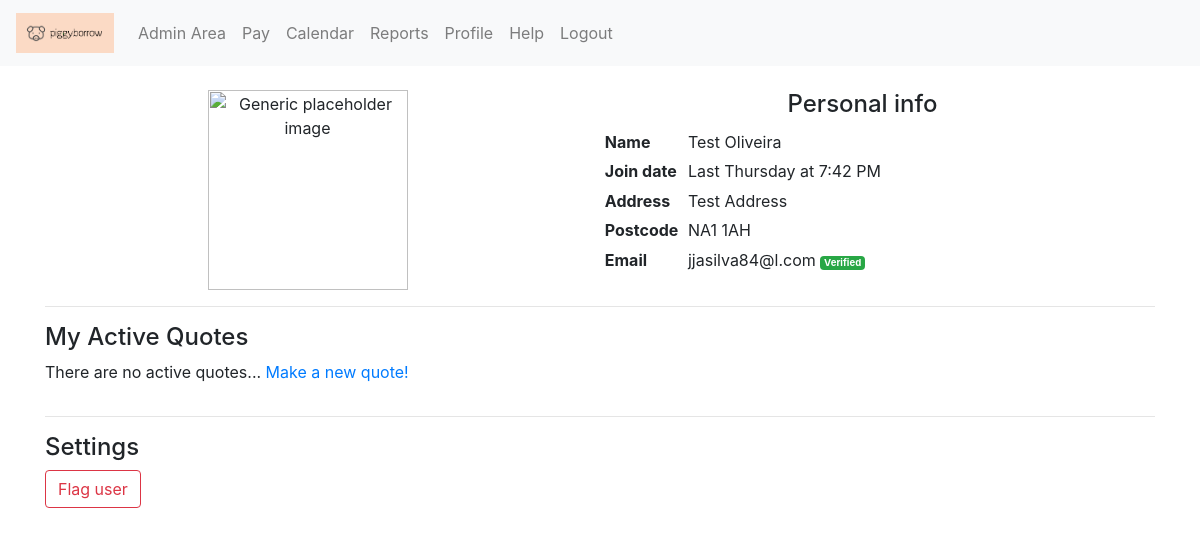
Page /admin/user/2 (signed in) on the earlier database version.
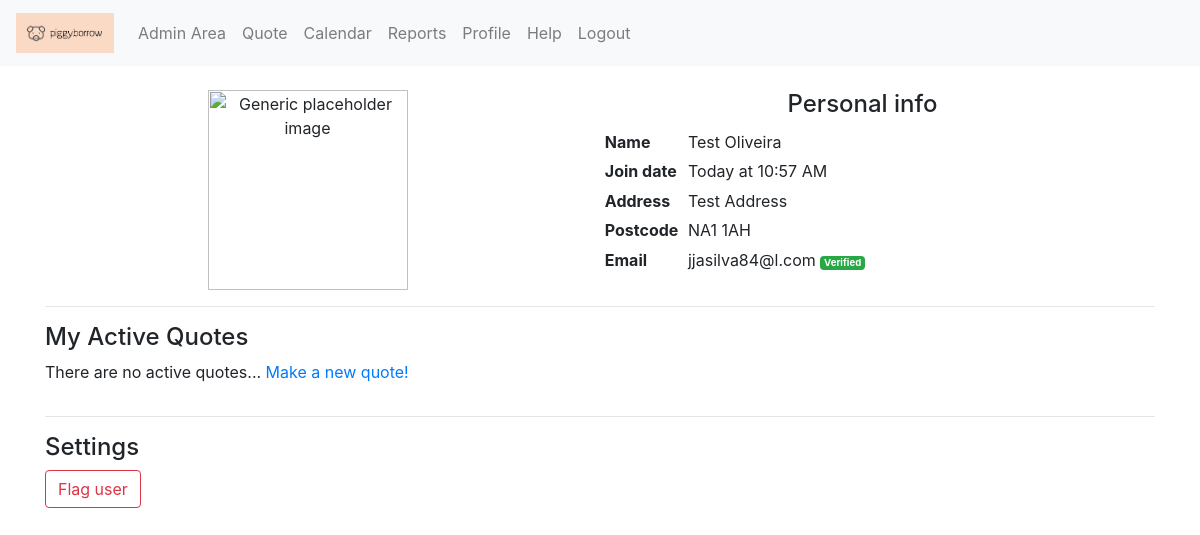
Same page on the later database version.
### myModels.py (models this page shows, shortened)
class User(db.Model, UserMixin):
  __tablename__ = "user"
  id = db.Column(db.Integer, primary_key=True)
  creation_timestamp = db.Column(db.DateTime(), default=datetime.now())
  name = db.Column(db.String(30), nullable=False)
  surname = db.Column(db.String(30) ,nullable=False)
  address = db.Column(db.String(20), nullable=False)
  postcode = db.Column(db.String(20), nullable=False)
  email = db.Column(db.String(20), unique=True, nullable=False)
  password = db.Column(db.String(85), nullable=False)
  quotes = db.relationship('Quote', backref='user', lazy=True)
  verified_user = db.Column(db.Boolean, default=False)
  is_admin = db.Column(db.Boolean, default=False)
  rates = db.relationship('Rate', backref='user', lazy=True)
  payments = db.relationship('Payment', backref='user', lazy=True)
  messages = db.relationship('Message', backref='user', lazy=True)
  def can_borrow(self):
    for quote in self.quotes:
      if quote.is_active():
        return False
    return True

### app.py (the view)
@app.route('/admin/user/<user_id>', methods=['GET'])
@login_required
def admin_user(user_id):
  if not current_user.is_admin:
    flash('This is a protected route for our admins. This attempt has been recorded.', 'info')
    return redirect(url_for('login'))
  user = User.query.get(user_id)
  if not user:
    flash('That user id is not valid.','info')
    return redirect(url_for('admin_users'))
  active_quotes = [i for i in user.quotes if i.is_active()]
  return render_template('protected/admin/admin_user.html', user=user, active_quotes=active_quotes)

### app.py (called while the page is built)
@login_manager.user_loader
def load_user(user_id):
  return User.query.get(int(user_id))

### myModels.py (called while the page is built)
  def get_status(self):
    return Status.query.get(self.status_id)

  def is_active(self):
    return self.get_status().name in ['In review', 'Approved', 'Monies Released', 'Quote sent']

### templates/protected/admin/admin_user.html (shortened to what this page needs)
{% extends "layout.html" %}
{% import "bootstrap/wtf.html" as wtf %}
{% block body %}
<div class="container">
  <div class="row text-center">
    <div class="col">
      <img src="https://imagesvc.timeincapp.com/v3/mm/image?url=https%3A%2F%2Ffortunedotcom.files.wordpress.com%2F2019%2F01%2Fboo.jpg&w=800&q=85" alt="Generic placeholder image" width="200">
    </div>
    <div class="col">
      <h4>Personal info</h4>
      <table class="table-sm table-borderless">
        <tbody>
          <tr>
            <td><strong>Name</strong></td>
            <td>{{ user.name }} {{ user.surname }} {% if user.is_admin %}<small><span class="badge badge-secondary">Admin</span>{% endif %}</small></td>
          </tr>
          <tr>
            <td><strong>Join date</strong></td>
            <td>{{ moment(user.creation_timestamp).calendar() }}</td>
          </tr>
          <tr>
            <td><strong>Address</strong></td>
            <td>{{ user.address }}</td>
          </tr>
          <tr>
            <td><strong>Postcode</strong></td>
            <td>{{ user.postcode }}</td>
          </tr>
          <tr>
            <td><strong>Email</strong></td>
            <td>{{ user.email }}{% if user.verified_user %}
                <small><span class="badge badge-success">Verified</span></small>
            {% endif %}</td>
          </tr>
        </tbody>
      </table>
    </div>
  </div>
  <hr>
  <div class="row">
    <div class="col">
      <h4>My Active Quotes</h4>
      {% if not active_quotes %}
        <p>There are no active quotes... <a href="{{ url_for('quotation') }}">Make a new quote!</a></p>
      {% endif %}
    </div>
  </div>
  <hr>
  <div class="row">
    <div class="col">
      <h4>Settings</h4>
      <a href="#" class="btn btn-outline-danger">Flag user</a>
    </div>
  </div>
</div>
{% endblock %}

Differences in the rows shown:
changed User "Test": creation_timestamp "Last Thursday at 7:42 PM" → "Today at 10:57 AM"
Other differences:
text no longer shown: "Pay"
text now shown: "Quote"
